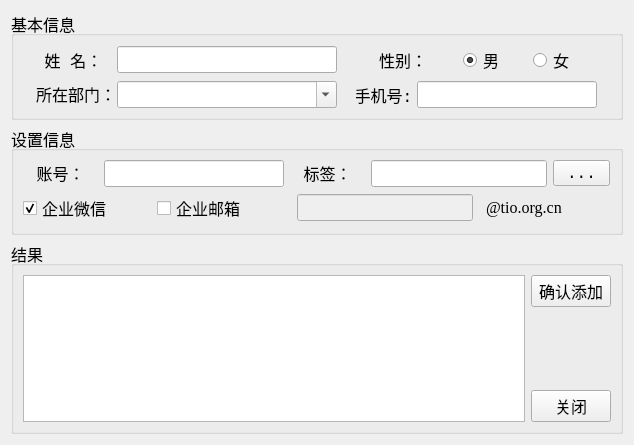
<?xml version="1.0" encoding="UTF-8"?>
<ui version="4.0">
 <class>Form</class>
 <widget class="QWidget" name="Form">
  <property name="geometry">
   <rect>
    <x>0</x>
    <y>0</y>
    <width>634</width>
    <height>445</height>
   </rect>
  </property>
  <property name="windowTitle">
   <string>Form</string>
  </property>
  <layout class="QVBoxLayout" name="verticalLayout">
   <item>
    <widget class="QGroupBox" name="groupBox">
     <property name="font">
      <font>
       <family>Consolas</family>
       <pointsize>12</pointsize>
      </font>
     </property>
     <property name="title">
      <string>基本信息</string>
     </property>
     <layout class="QGridLayout" name="gridLayout">
      <item row="1" column="1">
       <layout class="QHBoxLayout" name="horizontalLayout_3">
        <item>
         <widget class="QLabel" name="label_phone">
          <property name="sizePolicy">
           <sizepolicy hsizetype="Fixed" vsizetype="Preferred">
            <horstretch>0</horstretch>
            <verstretch>0</verstretch>
           </sizepolicy>
          </property>
          <property name="minimumSize">
           <size>
            <width>55</width>
            <height>0</height>
           </size>
          </property>
          <property name="maximumSize">
           <size>
            <width>55</width>
            <height>16777215</height>
           </size>
          </property>
          <property name="font">
           <font>
            <family>Consolas</family>
           </font>
          </property>
          <property name="text">
           <string>手机号:</string>
          </property>
          <property name="alignment">
           <set>Qt::AlignCenter</set>
          </property>
         </widget>
        </item>
        <item>
         <widget class="QLineEdit" name="lineEdit_phone">
          <property name="sizePolicy">
           <sizepolicy hsizetype="Fixed" vsizetype="Fixed">
            <horstretch>0</horstretch>
            <verstretch>0</verstretch>
           </sizepolicy>
          </property>
          <property name="minimumSize">
           <size>
            <width>180</width>
            <height>0</height>
           </size>
          </property>
          <property name="maximumSize">
           <size>
            <width>180</width>
            <height>16777215</height>
           </size>
          </property>
          <property name="font">
           <font>
            <family>Consolas</family>
           </font>
          </property>
         </widget>
        </item>
       </layout>
      </item>
      <item row="1" column="0">
       <layout class="QHBoxLayout" name="horizontalLayout_4">
        <item>
         <widget class="QLabel" name="label_department">
          <property name="sizePolicy">
           <sizepolicy hsizetype="Fixed" vsizetype="Fixed">
            <horstretch>0</horstretch>
            <verstretch>0</verstretch>
           </sizepolicy>
          </property>
          <property name="minimumSize">
           <size>
            <width>75</width>
            <height>0</height>
           </size>
          </property>
          <property name="maximumSize">
           <size>
            <width>75</width>
            <height>16777215</height>
           </size>
          </property>
          <property name="text">
           <string>所在部门：</string>
          </property>
          <property name="alignment">
           <set>Qt::AlignLeading|Qt::AlignLeft|Qt::AlignVCenter</set>
          </property>
         </widget>
        </item>
        <item>
         <widget class="QComboBox" name="comboBox_department">
          <property name="sizePolicy">
           <sizepolicy hsizetype="Fixed" vsizetype="Fixed">
            <horstretch>0</horstretch>
            <verstretch>0</verstretch>
           </sizepolicy>
          </property>
          <property name="minimumSize">
           <size>
            <width>220</width>
            <height>0</height>
           </size>
          </property>
          <property name="maximumSize">
           <size>
            <width>220</width>
            <height>16777215</height>
           </size>
          </property>
          <property name="font">
           <font>
            <family>Consolas</family>
           </font>
          </property>
          <property name="editable">
           <bool>true</bool>
          </property>
         </widget>
        </item>
       </layout>
      </item>
      <item row="0" column="1">
       <layout class="QHBoxLayout" name="horizontalLayout_2">
        <item>
         <widget class="QLabel" name="label_sex">
          <property name="sizePolicy">
           <sizepolicy hsizetype="Fixed" vsizetype="Fixed">
            <horstretch>0</horstretch>
            <verstretch>0</verstretch>
           </sizepolicy>
          </property>
          <property name="minimumSize">
           <size>
            <width>55</width>
            <height>0</height>
           </size>
          </property>
          <property name="maximumSize">
           <size>
            <width>55</width>
            <height>16777215</height>
           </size>
          </property>
          <property name="text">
           <string>性别：</string>
          </property>
          <property name="alignment">
           <set>Qt::AlignLeading|Qt::AlignLeft|Qt::AlignVCenter</set>
          </property>
         </widget>
        </item>
        <item>
         <widget class="QRadioButton" name="radioButton_man">
          <property name="sizePolicy">
           <sizepolicy hsizetype="Fixed" vsizetype="Fixed">
            <horstretch>0</horstretch>
            <verstretch>0</verstretch>
           </sizepolicy>
          </property>
          <property name="font">
           <font>
            <family>Consolas</family>
           </font>
          </property>
          <property name="text">
           <string>男</string>
          </property>
          <property name="checked">
           <bool>true</bool>
          </property>
         </widget>
        </item>
        <item>
         <widget class="QRadioButton" name="radioButton_woman">
          <property name="sizePolicy">
           <sizepolicy hsizetype="Fixed" vsizetype="Fixed">
            <horstretch>0</horstretch>
            <verstretch>0</verstretch>
           </sizepolicy>
          </property>
          <property name="font">
           <font>
            <family>Consolas</family>
           </font>
          </property>
          <property name="text">
           <string>女</string>
          </property>
         </widget>
        </item>
       </layout>
      </item>
      <item row="0" column="0">
       <layout class="QHBoxLayout" name="horizontalLayout">
        <item>
         <widget class="QLabel" name="label_name">
          <property name="sizePolicy">
           <sizepolicy hsizetype="Fixed" vsizetype="Fixed">
            <horstretch>0</horstretch>
            <verstretch>0</verstretch>
           </sizepolicy>
          </property>
          <property name="minimumSize">
           <size>
            <width>75</width>
            <height>0</height>
           </size>
          </property>
          <property name="maximumSize">
           <size>
            <width>75</width>
            <height>16777215</height>
           </size>
          </property>
          <property name="font">
           <font>
            <family>Consolas</family>
           </font>
          </property>
          <property name="text">
           <string>姓 名：</string>
          </property>
          <property name="alignment">
           <set>Qt::AlignCenter</set>
          </property>
         </widget>
        </item>
        <item>
         <widget class="QLineEdit" name="lineEdit_name">
          <property name="sizePolicy">
           <sizepolicy hsizetype="Fixed" vsizetype="Fixed">
            <horstretch>0</horstretch>
            <verstretch>0</verstretch>
           </sizepolicy>
          </property>
          <property name="minimumSize">
           <size>
            <width>220</width>
            <height>0</height>
           </size>
          </property>
          <property name="maximumSize">
           <size>
            <width>220</width>
            <height>16777215</height>
           </size>
          </property>
          <property name="font">
           <font>
            <family>Consolas</family>
           </font>
          </property>
         </widget>
        </item>
       </layout>
      </item>
     </layout>
    </widget>
   </item>
   <item>
    <widget class="QGroupBox" name="groupBox_2">
     <property name="font">
      <font>
       <family>Consolas</family>
       <pointsize>12</pointsize>
      </font>
     </property>
     <property name="title">
      <string>设置信息</string>
     </property>
     <layout class="QGridLayout" name="gridLayout_2">
      <item row="0" column="0">
       <layout class="QHBoxLayout" name="horizontalLayout_5">
        <item>
         <widget class="QLabel" name="label_id">
          <property name="sizePolicy">
           <sizepolicy hsizetype="Fixed" vsizetype="Fixed">
            <horstretch>0</horstretch>
            <verstretch>0</verstretch>
           </sizepolicy>
          </property>
          <property name="minimumSize">
           <size>
            <width>75</width>
            <height>0</height>
           </size>
          </property>
          <property name="maximumSize">
           <size>
            <width>75</width>
            <height>16777215</height>
           </size>
          </property>
          <property name="text">
           <string>账号：</string>
          </property>
          <property name="alignment">
           <set>Qt::AlignCenter</set>
          </property>
         </widget>
        </item>
        <item>
         <widget class="QLineEdit" name="lineEdit_id">
          <property name="sizePolicy">
           <sizepolicy hsizetype="Fixed" vsizetype="Fixed">
            <horstretch>0</horstretch>
            <verstretch>0</verstretch>
           </sizepolicy>
          </property>
          <property name="minimumSize">
           <size>
            <width>180</width>
            <height>0</height>
           </size>
          </property>
          <property name="maximumSize">
           <size>
            <width>180</width>
            <height>16777215</height>
           </size>
          </property>
         </widget>
        </item>
       </layout>
      </item>
      <item row="0" column="1">
       <layout class="QHBoxLayout" name="horizontalLayout_8">
        <item>
         <widget class="QLabel" name="label_tag">
          <property name="sizePolicy">
           <sizepolicy hsizetype="Fixed" vsizetype="Fixed">
            <horstretch>0</horstretch>
            <verstretch>0</verstretch>
           </sizepolicy>
          </property>
          <property name="minimumSize">
           <size>
            <width>75</width>
            <height>0</height>
           </size>
          </property>
          <property name="maximumSize">
           <size>
            <width>75</width>
            <height>16777215</height>
           </size>
          </property>
          <property name="text">
           <string>标签：</string>
          </property>
          <property name="alignment">
           <set>Qt::AlignCenter</set>
          </property>
         </widget>
        </item>
        <item>
         <widget class="QLineEdit" name="lineEdit_tag">
          <property name="sizePolicy">
           <sizepolicy hsizetype="Fixed" vsizetype="Fixed">
            <horstretch>0</horstretch>
            <verstretch>0</verstretch>
           </sizepolicy>
          </property>
          <property name="alignment">
           <set>Qt::AlignLeading|Qt::AlignLeft|Qt::AlignVCenter</set>
          </property>
         </widget>
        </item>
        <item>
         <widget class="QToolButton" name="toolButton_tag">
          <property name="text">
           <string>...</string>
          </property>
         </widget>
        </item>
       </layout>
      </item>
      <item row="1" column="0">
       <layout class="QHBoxLayout" name="horizontalLayout_7">
        <item>
         <widget class="QCheckBox" name="checkBox_wechat">
          <property name="text">
           <string>企业微信</string>
          </property>
          <property name="checked">
           <bool>true</bool>
          </property>
         </widget>
        </item>
        <item>
         <widget class="QCheckBox" name="checkBox_mail">
          <property name="text">
           <string>企业邮箱</string>
          </property>
         </widget>
        </item>
       </layout>
      </item>
      <item row="1" column="1">
       <layout class="QHBoxLayout" name="horizontalLayout_6">
        <item>
         <widget class="QLineEdit" name="lineEdit_mail">
          <property name="enabled">
           <bool>false</bool>
          </property>
          <property name="sizePolicy">
           <sizepolicy hsizetype="Fixed" vsizetype="Fixed">
            <horstretch>0</horstretch>
            <verstretch>0</verstretch>
           </sizepolicy>
          </property>
          <property name="alignment">
           <set>Qt::AlignRight|Qt::AlignTrailing|Qt::AlignVCenter</set>
          </property>
         </widget>
        </item>
        <item>
         <widget class="QLabel" name="label_mail_2">
          <property name="sizePolicy">
           <sizepolicy hsizetype="Fixed" vsizetype="Fixed">
            <horstretch>0</horstretch>
            <verstretch>0</verstretch>
           </sizepolicy>
          </property>
          <property name="font">
           <font>
            <family>Times New Roman</family>
           </font>
          </property>
          <property name="text">
           <string>@tio.org.cn</string>
          </property>
         </widget>
        </item>
        <item>
         <spacer name="horizontalSpacer">
          <property name="orientation">
           <enum>Qt::Horizontal</enum>
          </property>
          <property name="sizeType">
           <enum>QSizePolicy::Fixed</enum>
          </property>
          <property name="sizeHint" stdset="0">
           <size>
            <width>40</width>
            <height>20</height>
           </size>
          </property>
         </spacer>
        </item>
       </layout>
      </item>
     </layout>
    </widget>
   </item>
   <item>
    <widget class="QGroupBox" name="groupBox_3">
     <property name="font">
      <font>
       <family>Consolas</family>
       <pointsize>12</pointsize>
      </font>
     </property>
     <property name="title">
      <string>结果</string>
     </property>
     <layout class="QHBoxLayout" name="horizontalLayout_9">
      <item>
       <widget class="QTextEdit" name="textEdit_result"/>
      </item>
      <item>
       <layout class="QVBoxLayout" name="verticalLayout_2">
        <item>
         <widget class="QPushButton" name="pushButton_add">
          <property name="text">
           <string>确认添加</string>
          </property>
         </widget>
        </item>
        <item>
         <spacer name="verticalSpacer">
          <property name="orientation">
           <enum>Qt::Vertical</enum>
          </property>
          <property name="sizeHint" stdset="0">
           <size>
            <width>20</width>
            <height>40</height>
           </size>
          </property>
         </spacer>
        </item>
        <item>
         <widget class="QPushButton" name="pushButton">
          <property name="text">
           <string>关闭</string>
          </property>
         </widget>
        </item>
       </layout>
      </item>
     </layout>
    </widget>
   </item>
  </layout>
 </widget>
 <resources/>
 <connections>
  <connection>
   <sender>pushButton_add</sender>
   <signal>clicked()</signal>
   <receiver>Form</receiver>
   <slot>add_person()</slot>
   <hints>
    <hint type="sourcelabel">
     <x>613</x>
     <y>275</y>
    </hint>
    <hint type="destinationlabel">
     <x>629</x>
     <y>226</y>
    </hint>
   </hints>
  </connection>
  <connection>
   <sender>pushButton</sender>
   <signal>clicked()</signal>
   <receiver>Form</receiver>
   <slot>close()</slot>
   <hints>
    <hint type="sourcelabel">
     <x>613</x>
     <y>424</y>
    </hint>
    <hint type="destinationlabel">
     <x>576</x>
     <y>396</y>
    </hint>
   </hints>
  </connection>
  <connection>
   <sender>checkBox_wechat</sender>
   <signal>clicked()</signal>
   <receiver>Form</receiver>
   <slot>addToWechat()</slot>
   <hints>
    <hint type="sourcelabel">
     <x>70</x>
     <y>185</y>
    </hint>
    <hint type="destinationlabel">
     <x>151</x>
     <y>2</y>
    </hint>
   </hints>
  </connection>
  <connection>
   <sender>checkBox_mail</sender>
   <signal>clicked()</signal>
   <receiver>Form</receiver>
   <slot>addToMail()</slot>
   <hints>
    <hint type="sourcelabel">
     <x>191</x>
     <y>192</y>
    </hint>
    <hint type="destinationlabel">
     <x>296</x>
     <y>4</y>
    </hint>
   </hints>
  </connection>
 </connections>
 <slots>
  <slot>add_person()</slot>
  <slot>closeWindow()</slot>
  <slot>addToWechat()</slot>
  <slot>addToMail()</slot>
  <slot>on_combobox_Activate()</slot>
 </slots>
</ui>
